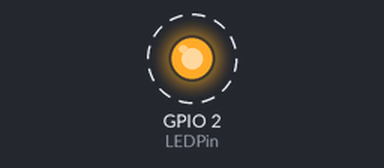
Recording of a sketch running on a simulated ESP32. On the bench: output pins drawn as LEDs (lit = HIGH). Dashed ring = blinking. What the sketch prints to the serial monitor is not drawn.

Above: at 0.2 s.
Timing chart, 0 to 3.0 s (numbered marks = the images above):
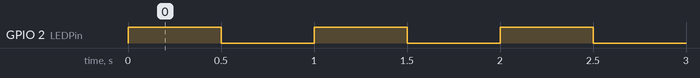

Measured:
- by itself, GPIO 2 (LEDPin): alternates HIGH for 0.50 s and LOW for 0.50 s

The sketch:

main.ino
```cpp
#include <Arduino.h>

#define LEDPin 2

// Task Handle
TaskHandle_t LEDTaskHandle;
TaskHandle_t DisplayTaskHandle;
TaskHandle_t ADXLTaskHandle;
TaskHandle_t IRTaskHandle;

void setup() {

  Serial.begin(115200);

  pinMode(LEDPin, OUTPUT);

  // TASK Creation
  xTaskCreatePinnedToCore(LEDTask, "LED TASk", 2048, NULL, 1, &LEDTaskHandle, 0);
  xTaskCreatePinnedToCore(DisplayTask, "Display Task", 2048, NULL, 1, &DisplayTaskHandle, 0);
  xTaskCreatePinnedToCore(ADXLTask, "ADXL Task", 2048, NULL, 1, &ADXLTaskHandle, 1);
  xTaskCreatePinnedToCore(IRTask, "IR Task", 2048, NULL, 1, &IRTaskHandle, 1);

}

void LEDTask(void *pvParameters)
{
  pinMode(2,OUTPUT);

  while(1)
  {
    digitalWrite(LEDPin,!digitalRead(LEDPin));

    Serial.print("LED Task Core: ");
    Serial.println(xPortGetCoreID());

    vTaskDelay(pdMS_TO_TICKS(500));
    }
}

void DisplayTask(void *pvParameters)
{
  while (1)
  {
    Serial.print("Display Task Core: ");
    Serial.println(xPortGetCoreID());

    vTaskDelay(pdMS_TO_TICKS(500));
  }
}

void ADXLTask(void *pvParameters)
{
  while (1)
  {
    Serial.print("ADXL Task Core: ");
    Serial.println(xPortGetCoreID());

    vTaskDelay(pdMS_TO_TICKS(500));
  }
}

void IRTask(void *pvParameters)
{
  while (1)
  {
    Serial.print("IR Task Core: ");
    Serial.println(xPortGetCoreID());

    vTaskDelay(pdMS_TO_TICKS(500));
  }
}


void loop() {
  // put your main code here, to run repeatedly:

}
```
